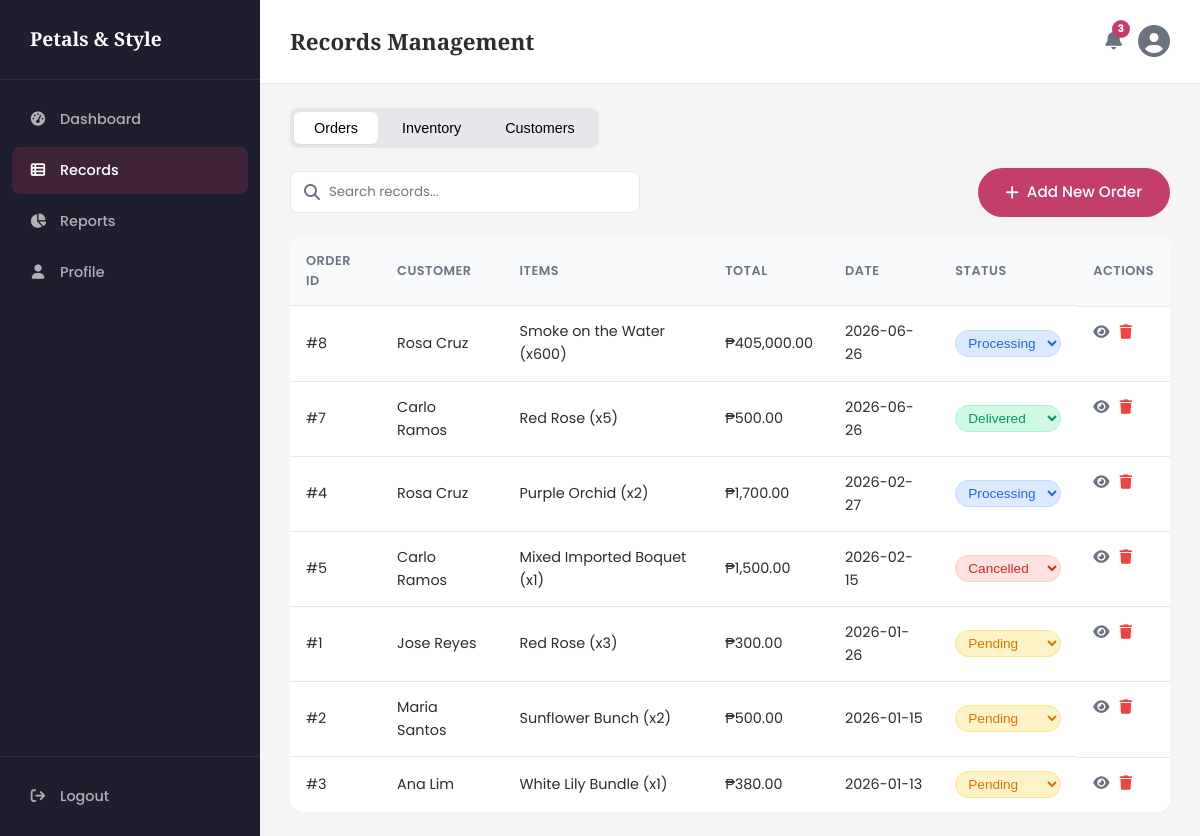
/records.php (signed in), run on the app's committed database.
### tables this page shows
CREATE TABLE `tbl_orders` (
  `order_id` int(11) NOT NULL AUTO_INCREMENT,
  `flower_id` int(11) DEFAULT NULL,
  `customer_id` int(11) DEFAULT NULL,
  `qty_ordered` int(11) NOT NULL,
  `total_amount` decimal(10,2) NOT NULL,
  `order_date` datetime DEFAULT current_timestamp(),
  `status` varchar(20) DEFAULT 'Pending',
  PRIMARY KEY (`order_id`),
  KEY `flower_id` (`flower_id`),
  KEY `customer_id` (`customer_id`),
  CONSTRAINT `tbl_orders_ibfk_1` FOREIGN KEY (`flower_id`) REFERENCES `tbl_flowers` (`flower_id`) ON DELETE CASCADE,
  CONSTRAINT `tbl_orders_ibfk_2` FOREIGN KEY (`customer_id`) REFERENCES `tbl_customers` (`customer_id`) ON DELETE CASCADE
);

CREATE TABLE `tbl_customers` (
  `customer_id` int(11) NOT NULL AUTO_INCREMENT,
  `full_name` varchar(100) NOT NULL,
  `contact_number` varchar(15) NOT NULL,
  `address` varchar(255) DEFAULT NULL,
  `created_at` datetime DEFAULT current_timestamp(),
  PRIMARY KEY (`customer_id`)
);

CREATE TABLE `tbl_flowers` (
  `flower_id` int(11) NOT NULL AUTO_INCREMENT,
  `flower_name` varchar(100) NOT NULL,
  `category_id` int(11) DEFAULT NULL,
  `price` decimal(10,2) NOT NULL,
  `stock_qty` int(11) DEFAULT 0,
  PRIMARY KEY (`flower_id`),
  KEY `category_id` (`category_id`),
  CONSTRAINT `tbl_flowers_ibfk_1` FOREIGN KEY (`category_id`) REFERENCES `tbl_categories` (`category_id`) ON DELETE SET NULL
);

### records.php (the view, shortened to what this page needs)
<?php
require_once 'db.php';
$ordersQuery = "SELECT o.order_id, c.full_name, f.flower_name, o.qty_ordered, o.total_amount, o.order_date, o.status
          FROM tbl_orders o
          JOIN tbl_customers c ON o.customer_id = c.customer_id
          JOIN tbl_flowers f ON o.flower_id = f.flower_id
          ORDER BY o.order_date DESC";
$ordersResult = isset($conn) ? $conn->query($ordersQuery) : null;
?>
<!DOCTYPE html>
<html lang="en">
<head>
    <link rel="stylesheet" href="css/style.css">
    <link rel="stylesheet" href="https://cdnjs.cloudflare.com/ajax/libs/font-awesome/6.4.0/css/all.min.css">
</head>
<body class="system-page">
    <div class="system-layout">
        <aside class="sidebar" id="sidebar">
            <div class="sidebar__brand">
                <span>Petals & Style</span>
            </div>
            <nav class="sidebar__nav">
                <a href="dashboard.php" class="sidebar__link"><i class="fa-solid fa-gauge-high"></i> Dashboard</a>
                <a href="records.php" class="sidebar__link active"><i class="fa-solid fa-table-list"></i> Records</a>
                <a href="reports.php" class="sidebar__link"><i class="fa-solid fa-chart-pie"></i> Reports</a>
                <a href="profile.php" class="sidebar__link"><i class="fa-solid fa-user"></i> Profile</a>
            </nav>
            <div class="sidebar__footer">
                <a href="logout.php" class="sidebar__link"><i class="fa-solid fa-arrow-right-from-bracket"></i> Logout</a>
            </div>
        </aside>
        <main class="system-main">
            <header class="system-header">
                <h2>Records Management</h2>
                <div class="system-header__actions">
                    <span class="notification-bell"><i class="fa-solid fa-bell"></i><span class="badge">3</span></span>
                    <div class="user-avatar"><i class="fa-solid fa-user-circle"></i></div>
                </div>
            </header>
            <div class="system-content">
                <div class="records-tabs">
                    <button class="records-tab active" data-target="orders-view">Orders</button>
                    <button class="records-tab" data-target="inventory-view">Inventory</button>
                    <button class="records-tab" data-target="customers-view">Customers</button>
                </div>
                <div class="records-toolbar">
                    <div class="search-box">
                        <i class="fa-solid fa-search"></i>
                        <input type="text" placeholder="Search records...">
                    </div>
                    <a href="add_order.php" class="btn btn--primary"><i class="fa-solid fa-plus"></i> Add New Order</a>
                </div>
                <div id="orders-view" class="tab-content" style="display: block;">
                    <div class="table-wrapper">
                        <table class="data-table">
                            <thead>
                                <tr>
                                    <th>Order ID</th>
                                    <th>Customer</th>
                                    <th>Items</th>
                                    <th>Total</th>
                                    <th>Date</th>
                                    <th>Status</th>
                                    <th>Actions</th>
                                </tr>
                            </thead>
                            <tbody>
                                <?php
                                if (isset($ordersResult) && $ordersResult->num_rows > 0) {
                                    while($row = $ordersResult->fetch_assoc()) {
                                        $date = date("Y-m-d", strtotime($row['order_date']));
                                        $amount = number_format($row['total_amount'], 2);
                                        $current_status = isset($row['status']) ? $row['status'] : 'Pending';
                                        $status_options = ['Pending', 'Processing', 'Delivered', 'Cancelled'];
                                        echo "<tr>";
                                        echo "<td>#" . htmlspecialchars($row['order_id']) . "</td>";
                                        echo "<td>" . htmlspecialchars($row['full_name']) . "</td>";
                                        echo "<td>" . htmlspecialchars($row['flower_name']) . " (x" . $row['qty_ordered'] . ")</td>";
                                        echo "<td>₱" . $amount . "</td>";
                                        echo "<td>" . $date . "</td>";
                                        echo "<td>
                                                <form action='update_status.php' method='POST' style='margin: 0;'>
                                                    <input type='hidden' name='order_id' value='" . $row['order_id'] . "'>
                                                    <select name='status' onchange='this.form.submit()' class='status-select " . strtolower($current_status) . "'>";
                                                    foreach($status_options as $option) {
                                                        $selected = ($option == $current_status) ? 'selected' : '';
                                                        echo "<option value='$option' $selected>$option</option>";
                                                    }
                                        echo "      </select>
                                                </form>
                                              </td>";
                                        echo "<td class='action-cell'>
                                                <a href='#' title='View'><i class='fa-solid fa-eye'></i></a>
                                                <a href='delete_order.php?id=" . $row['order_id'] . "' onclick=\"return confirm('Are you sure you want to delete this order? The items will be restocked.');\" title='Delete' style='color: #ef4444;'><i class='fa-solid fa-trash'></i></a>
                                              </td>";
                                        echo "</tr>";
                                    }
                                } else {
                                    echo "<tr><td colspan='7' style='text-align:center; padding: 20px;'>No orders found.</td></tr>";
                                }
                                ?>
                            </tbody>
                        </table>
                    </div>
                </div>
            </div>
        </main>
    </div>
</body>
</html>

### css/style.css (style rules this page uses)
:root { --primary: #c43e6b; --primary-dark: #a83257; --secondary: #2d6a4f; --accent: #f4a261; --bg-cream: #fefaf6; --bg-white: #ffffff; --text-dark: #2d2d2d; --text-muted: #6b7280; --text-light: #f8f9fa; --border: #e5e7eb; --shadow-sm: 0 1px 2px rgba(0,0,0,0.05); --shadow: 0 4px 20px rgba(0,0,0,0.08); --shadow-lg: 0 10px 40px rgba(0,0,0,0.12); --radius: 12px; --radius-sm: 8px; --transition: 0.2s ease; --font-serif: 'Playfair Display', Georgia, serif; --font-sans: 'Poppins', sans-serif; --sidebar-width: 260px; }
*, *::before, *::after { box-sizing: border-box; margin: 0; padding: 0; }
html { scroll-behavior: smooth; }
body { font-family: var(--font-sans); color: var(--text-dark); background-color: var(--bg-cream); line-height: 1.6; -webkit-font-smoothing: antialiased; }
a { text-decoration: none; color: inherit; }
.btn { display: inline-flex; align-items: center; gap: 8px; padding: 12px 28px; font-family: var(--font-sans); font-weight: 500; font-size: 0.95rem; border-radius: 50px; border: none; cursor: pointer; transition: all var(--transition); }
.btn--primary { background: var(--primary); color: #fff; }
.system-page { background: #f5f5f5; min-height: 100vh; }
.system-layout { display: flex; min-height: 100vh; }
.sidebar { width: var(--sidebar-width); background: #1e1e2d; color: #fff; display: flex; flex-direction: column; position: fixed; top: 0; left: 0; bottom: 0; z-index: 100; transition: transform 0.3s ease; }
.sidebar__brand { display: flex; align-items: center; gap: 10px; padding: 24px 20px; font-family: var(--font-serif); font-size: 1.2rem; font-weight: 700; border-bottom: 1px solid rgba(255,255,255,0.08); }
.sidebar__nav { flex: 1; padding: 16px 12px; display: flex; flex-direction: column; gap: 4px; }
.sidebar__link { display: flex; align-items: center; gap: 12px; padding: 12px 16px; border-radius: 8px; color: rgba(255,255,255,0.65); font-weight: 500; font-size: 0.9rem; transition: all var(--transition); }
.sidebar__link:hover, .sidebar__link.active { background: rgba(196,62,107,0.2); color: #fff; }
.sidebar__link i { width: 20px; text-align: center; }
.sidebar__footer { padding: 16px 12px; border-top: 1px solid rgba(255,255,255,0.08); }
.system-main { flex: 1; margin-left: var(--sidebar-width); padding: 0; }
.system-header { background: #fff; padding: 16px 30px; display: flex; align-items: center; gap: 20px; border-bottom: 1px solid var(--border); position: sticky; top: 0; z-index: 50; }
.system-header h2 { flex: 1; font-family: var(--font-serif); font-size: 1.4rem; }
.system-header__actions { display: flex; align-items: center; gap: 16px; }
.notification-bell { position: relative; font-size: 1.2rem; color: var(--text-muted); cursor: pointer; }
.badge { position: absolute; top: -6px; right: -8px; background: var(--primary); color: #fff; font-size: 0.65rem; width: 18px; height: 18px; border-radius: 50%; display: flex; align-items: center; justify-content: center; font-weight: 700; }
.user-avatar { font-size: 2rem; color: var(--text-muted); cursor: pointer; }
.system-content { padding: 24px 30px; }
.records-tabs { display: flex; gap: 4px; margin-bottom: 20px; background: #e5e7eb; border-radius: 8px; padding: 4px; width: fit-content; }
.records-tab { padding: 8px 20px; border: none; background: transparent; border-radius: 6px; font-weight: 500; cursor: pointer; font-size: 0.9rem; transition: var(--transition); }
.records-tab.active { background: #fff; box-shadow: var(--shadow-sm); }
.records-toolbar { display: flex; justify-content: space-between; align-items: center; margin-bottom: 20px; gap: 16px; }
.search-box { position: relative; flex: 1; max-width: 350px; }
.search-box i { position: absolute; left: 14px; top: 50%; transform: translateY(-50%); color: var(--text-muted); }
.search-box input { width: 100%; padding: 10px 14px 10px 38px; border: 1.5px solid var(--border); border-radius: 8px; font-family: var(--font-sans); }
.table-wrapper { overflow-x: auto; }
.data-table { width: 100%; border-collapse: collapse; background: #fff; border-radius: var(--radius); overflow: hidden; box-shadow: var(--shadow-sm); }
.data-table th { background: #f9fafb; padding: 14px 16px; text-align: left; font-weight: 600; font-size: 0.8rem; text-transform: uppercase; letter-spacing: 0.5px; color: var(--text-muted); }
.data-table td { padding: 14px 16px; border-top: 1px solid var(--border); font-size: 0.9rem; }
.action-cell { display: flex; gap: 10px; }
.action-cell a { color: var(--text-muted); transition: var(--transition); }

### data on the page
tbl_orders: order_id "8", customer.full_name "Rosa Cruz", flower.flower_name "Smoke on the Water", qty_ordered "600", total_amount "405,000.00", order_date "2026-06-26", status "Processing"
tbl_orders: order_id "7", customer.full_name "Carlo Ramos", flower.flower_name "Red Rose", qty_ordered "5", total_amount "500.00", order_date "2026-06-26", status "Delivered"
tbl_orders: order_id "4", customer.full_name "Rosa Cruz", flower.flower_name "Purple Orchid", qty_ordered "2", total_amount "1,700.00", order_date "2026-02-27", status "Processing"
tbl_orders: order_id "5", customer.full_name "Carlo Ramos", flower.flower_name "Mixed Imported Boquet", qty_ordered "1", total_amount "1,500.00", order_date "2026-02-15", status "Cancelled"
tbl_orders: order_id "1", customer.full_name "Jose Reyes", flower.flower_name "Red Rose", qty_ordered "3", total_amount "300.00", order_date "2026-01-26", status "Pending"
tbl_orders: order_id "2", customer.full_name "Maria Santos", flower.flower_name "Sunflower Bunch", qty_ordered "2", total_amount "500.00", order_date "2026-01-15", status "Pending"
tbl_orders: order_id "3", customer.full_name "Ana Lim", flower.flower_name "White Lily Bundle", qty_ordered "1", total_amount "380.00", order_date "2026-01-13", status "Pending"
